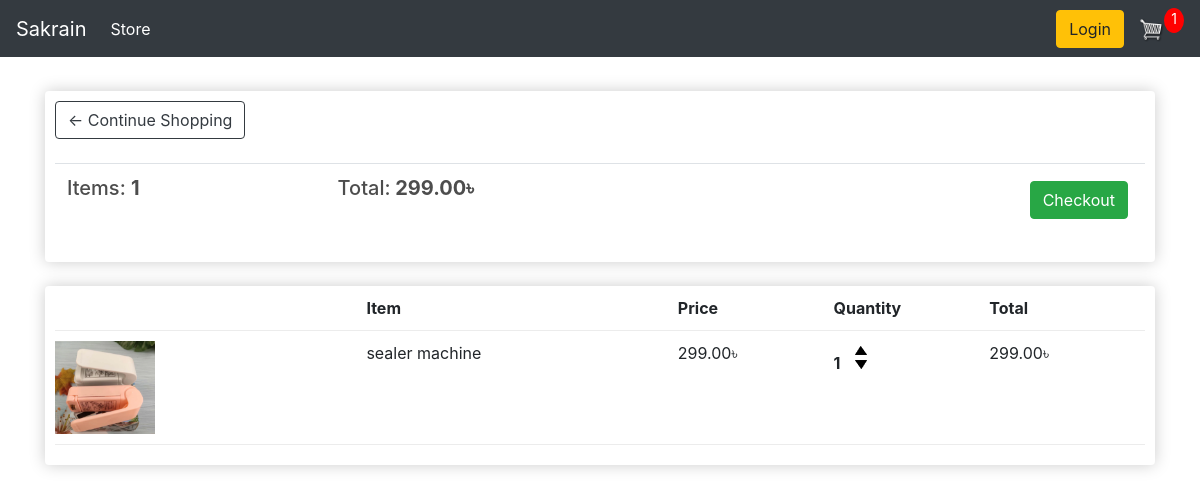
The app's page /cart/ (signed in) with its own data.
### app/models.py (models this page shows, shortened)
class Order(models.Model):
    customer = models.ForeignKey(Customer, on_delete=models.SET_NULL, null=True, blank=True)
    date_ordered = models.DateTimeField(auto_now_add=True)
    complete = models.BooleanField(default=False)
    transaction_id = models.CharField(max_length=100, null=True)
    @property
    def get_cart_total(self):
        orderitems = self.orderitem_set.all()
        total = sum([item.get_total for item in orderitems])
        return total
    @property
    def get_cart_items(self):
        orderitems = self.orderitem_set.all()
        total = sum([item.quantity for item in orderitems])
        return total

class OrderItem(models.Model):
    product = models.ForeignKey(Product, on_delete=models.SET_NULL, null=True)
    order = models.ForeignKey(Order, on_delete=models.SET_NULL, null=True)
    quantity = models.IntegerField(default=0, null=True, blank=True)
    date_added = models.DateTimeField(auto_now_add=True)
    @property
    def get_total(self):
        total = self.product.price * self.quantity
        return total

class Product(models.Model):
    name = models.CharField(max_length=200)
    price = models.DecimalField(max_digits=7, decimal_places=2)
    digital = models.BooleanField(default=False,null=True, blank=True)
    image = models.ImageField(null=True, blank=True)
    @property
    def imageURL(self):
        try:
            url = self.image.url
        except:
            url = ''
        return url

### app/views.py (the view)
# urls.py: path('cart/', views.cart, name="cart"),
def cart(request):
    data = cartData(request)
    cartItems = data['cartItems']
    order = data['order']
    items = data['items']
    context = {'items': items, "order": order, 'cartItems': cartItems, 'shipping': False}
    return render(request, 'app/Cart.html', context)

### app/utils.py (called while the page is built)
def cartData(request):
    if request.user.is_authenticated:
        customer = request.user.customer
        order, created = Order.objects.get_or_create(customer=customer, complete=False)
        items = order.orderitem_set.all()
        cartItems = order.get_cart_items
    else:
        cookieData = cookieCart(request)
        cartItems = cookieData['cartItems']
        order = cookieData['order']
        items = cookieData['items']
    return {'cartItems':cartItems ,'order':order, 'items':items}

### templates/app/Cart.html
{% extends 'app/main.html' %}
{% load static %}
{% block content %}
    <div class="row">
        <div class="col-lg-12">
            <div class="box-element">
                <a  class="btn btn-outline-dark" href="{% url 'store' %}">&#x2190; Continue Shopping</a>
                <br>
                <br>
                <table class="table">
                    <tr>
                        <th><h5>Items: <strong>{{order.get_cart_items }}</strong></h5></th>
                        <th><h5>Total:<strong> {{order.get_cart_total | floatformat:2}}৳</strong></h5></th>
                        <th>
                            <a  style="float:right; margin:5px;" class="btn btn-success" href="{% url 'checkout' %}">Checkout</a>
                        </th>
                    </tr>
                </table>
            </div>
            <br>
            <div class="box-element">
                <div class="cart-row">
                    <div style="flex:2"></div>
                    <div style="flex:2"><strong>Item</strong></div>
                    <div style="flex:1"><strong>Price</strong></div>
                    <div style="flex:1"><strong>Quantity</strong></div>
                    <div style="flex:1"><strong>Total</strong></div>
                </div>
                {% for item in items %}
                <div class="cart-row">
                    <div style="flex:2"><img class="row-image" src="{{item.product.imageURL}}"></div>
                    <div style="flex:2"><p>{{ item.product.name }}</p></div>
                    <div style="flex:1"><p>{{ item.product.price | floatformat:2 }}৳</p></div>
                    <div style="flex:1">
                        <p class="quantity">{{ item.quantity }}</p>
                        <div class="quantity">
                            <img data-product="{{item.product.id}}" data-action="add" class="chg-quantity update-cart" src="{% static  'images/arrow-up.png' %}">
                            <img data-product="{{item.product.id}}" data-action="remove" class="chg-quantity update-cart" src="{% static  'images/arrow-down.png' %}">
                        </div>
                    </div>
                    <div style="flex:1"><p>{{item.get_total}}৳</p></div>
                </div>
                {% endfor %}
        </div>
    </div>
    </div>
{% endblock content %}

### static/css/main.css (style rules this page uses)
body { background-color: hsl(0, 0%, 98%); }
h1,h2,h3,h4,h5,h6 { color:hsl(0, 0%, 30%); }
.box-element { box-shadow:hsl(0, 0%, 80%) 0 0 16px; background-color: #fff; border-radius: 4px; padding: 10px; }
.col-lg-4, .col-lg-6, .col-lg-8, .col-lg-12 { margin-top: 10px; }
.btn { border-radius: 0; }
.row-image { width: 100px; }
.cart-row { display: flex; align-items: flex-stretch; padding-bottom: 10px; margin-bottom: 10px; border-bottom: 1px solid #ececec; }
.quantity { display: inline-block; font-weight: 700; padding-right:10px; }
.chg-quantity { width: 12px; cursor: pointer; display: block; margin-top: 5px; transition:.1s; }

### records on screen
Order: get_cart_items "1", get_cart_total "299.00"
OrderItem: product.imageURL (picture), product.name "sealer machine", product.price "299.00", quantity "1", get_total "299.00"

### other values on screen
{{ cartItems }} "1"
